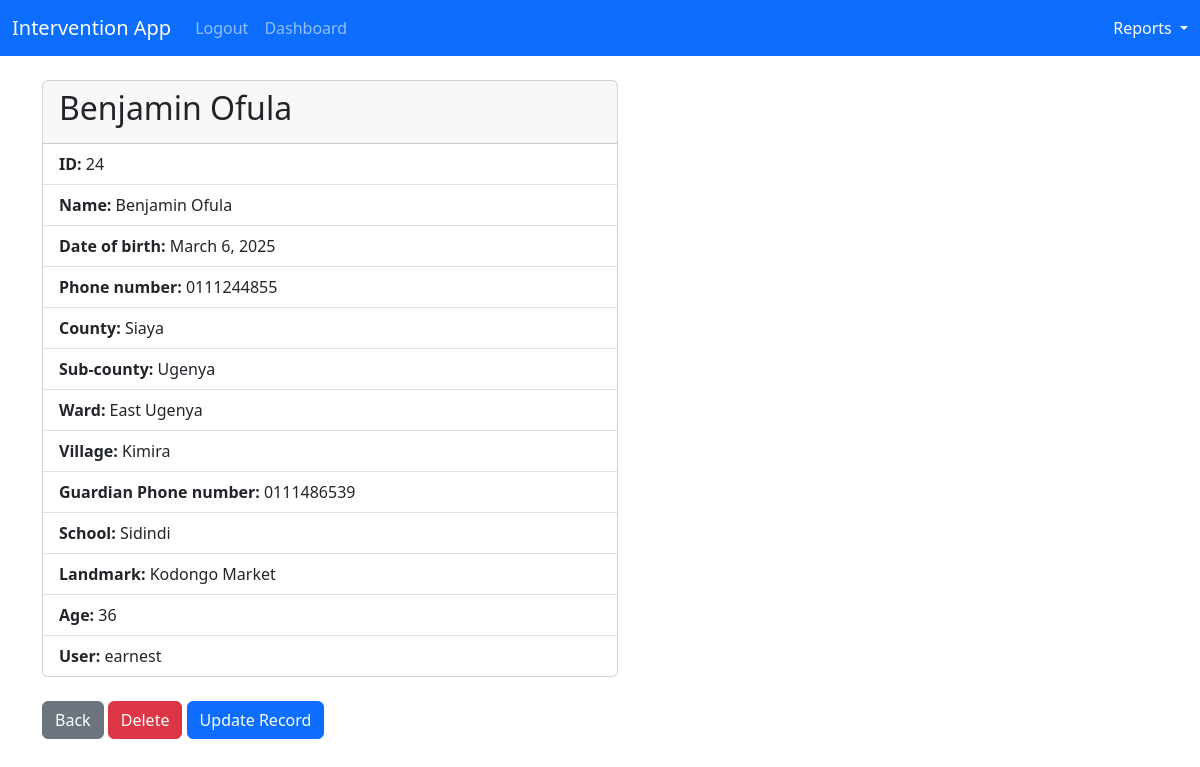
Before: /ayp_enrollment_record/24/ (signed in) with the older database file.
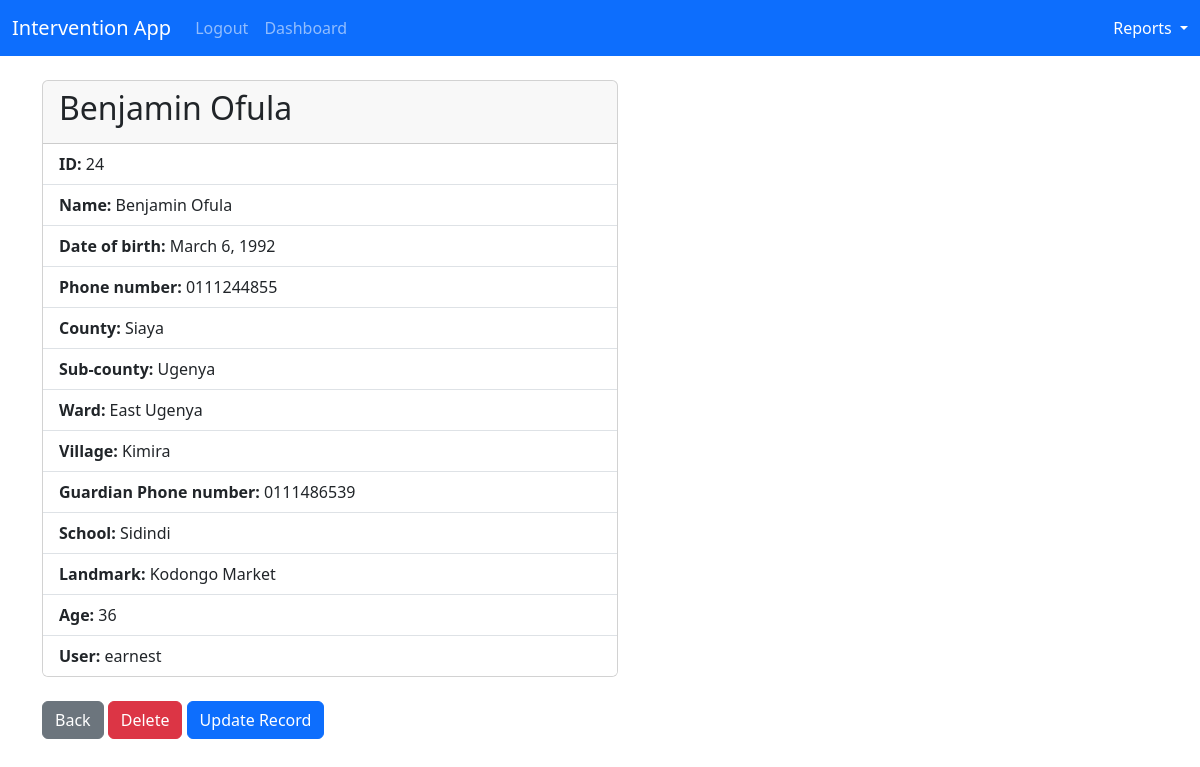
After: the same page with the newer database file.
### intervention_app/models.py (models this page shows, shortened)
class Enrollment(models.Model):
    name = models.CharField(max_length=100)
    date_of_birth = models.DateField()
    contact_phone = models.CharField(max_length=12)
    county = models.CharField(max_length=100)
    sub_county = models.CharField(max_length=100)
    ward = models.CharField(max_length=100)
    village = models.CharField(max_length=100)
    guadian_phone_number = models.CharField(max_length=12)
    school= models.CharField(max_length=100)
    landmark= models.CharField(max_length=100)
    age = models.IntegerField()
    user = models.ForeignKey(User, on_delete=models.CASCADE)

### intervention_app/views.py (the view)
# urls.py: path('ayp_enrollment_record/<int:enrollment_id>/', views.ayp_enrollment_record, name="ayp_enrollment_record"),
@login_required
def ayp_enrollment_record(request, enrollment_id):
    if request.user.is_authenticated:
        ayp_enrollment_record = Enrollment.objects.get(id=enrollment_id)
        return render(request, 'enrollment_record.html', {'ayp_enrollment_record' : ayp_enrollment_record})
    else:
        messages.success(request, "You must be logged in first to view that page!")
        return redirect('home')

### intervention_app/templates/enrollment_record.html
{% extends 'base.html' %} {% block content %}
<div class="card" style="width: 36rem">
  <div class="card-header">
    <h2>{{ayp_enrollment_record.name}}</h2>
  </div>
  <ul class="list-group list-group-flush">
    <li class="list-group-item">
      <strong>ID: </strong>{{ayp_enrollment_record.id}}
    </li>
    <li class="list-group-item">
      <strong>Name: </strong>{{ayp_enrollment_record.name}}
    </li>
    <li class="list-group-item">
      <strong>Date of birth: </strong>{{ayp_enrollment_record.date_of_birth}}
    </li>
    <li class="list-group-item">
      <strong>Phone number: </strong>{{ayp_enrollment_record.contact_phone}}
    </li>
    <li class="list-group-item">
      <strong>County: </strong>{{ayp_enrollment_record.county}}
    </li>
    <li class="list-group-item">
      <strong>Sub-county: </strong>{{ayp_enrollment_record.sub_county}}
    </li>
    <li class="list-group-item">
      <strong>Ward: </strong>{{ayp_enrollment_record.ward}}
    </li>
    <li class="list-group-item">
      <strong>Village: </strong>{{ayp_enrollment_record.village}}
    </li>
    <li class="list-group-item">
      <strong>Guardian Phone number: </strong>
      {{ayp_enrollment_record.guadian_phone_number}}
    </li>
    <li class="list-group-item">
      <strong>School: </strong>{{ayp_enrollment_record.school}}
    </li>
    <li class="list-group-item">
      <strong>Landmark: </strong>{{ayp_enrollment_record.landmark}}
    </li>
    <li class="list-group-item">
      <strong>Age: </strong>{{ayp_enrollment_record.age}}
    </li>
    <li class="list-group-item">
      <strong>User: </strong>{{ayp_enrollment_record.user}}
    </li>
  </ul>
</div>
<br />
<a href="{%url 'home' %}" class="btn btn-secondary">Back</a>
<a
  href="{%url 'delete_ayp_enrollment_record' ayp_enrollment_record.id%}"
  class="btn btn-danger"
  >Delete</a
>
<a
  href="{%url 'update_ayp_enrollment_record' ayp_enrollment_record.id%}"
  class="btn btn-primary"
  >Update Record</a
>
{% endblock %}

Changed rows visible on the page:
changed Enrollment "Benjamin Ofula": date_of_birth "March 6, 2025" → "March 6, 1992"
